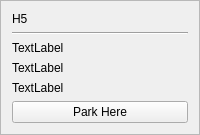
        <widget class="QFrame" name="frame_21">
         <property name="frameShape">
          <enum>QFrame::StyledPanel</enum>
         </property>
         <property name="frameShadow">
          <enum>QFrame::Plain</enum>
         </property>
         <layout class="QGridLayout" name="gridLayout_30">
          <item row="0" column="0">
           <layout class="QVBoxLayout" name="verticalLayout_29">
            <item>
             <widget class="QLabel" name="label_31">
              <property name="text">
               <string>H5</string>
              </property>
             </widget>
            </item>
            <item>
             <widget class="Line" name="line_32">
              <property name="orientation">
               <enum>Qt::Horizontal</enum>
              </property>
             </widget>
            </item>
            <item>
             <widget class="QLabel" name="h5TakenLbl">
              <property name="text">
               <string>TextLabel</string>
              </property>
             </widget>
            </item>
            <item>
             <widget class="QLabel" name="h5handLbl">
              <property name="text">
               <string>TextLabel</string>
              </property>
             </widget>
            </item>
            <item>
             <widget class="QLabel" name="takenByLblh5">
              <property name="text">
               <string>TextLabel</string>
              </property>
             </widget>
            </item>
            <item>
             <widget class="QPushButton" name="h5Btn">
              <property name="text">
               <string>Park Here</string>
              </property>
             </widget>
            </item>
           </layout>
          </item>
         </layout>
        </widget>
